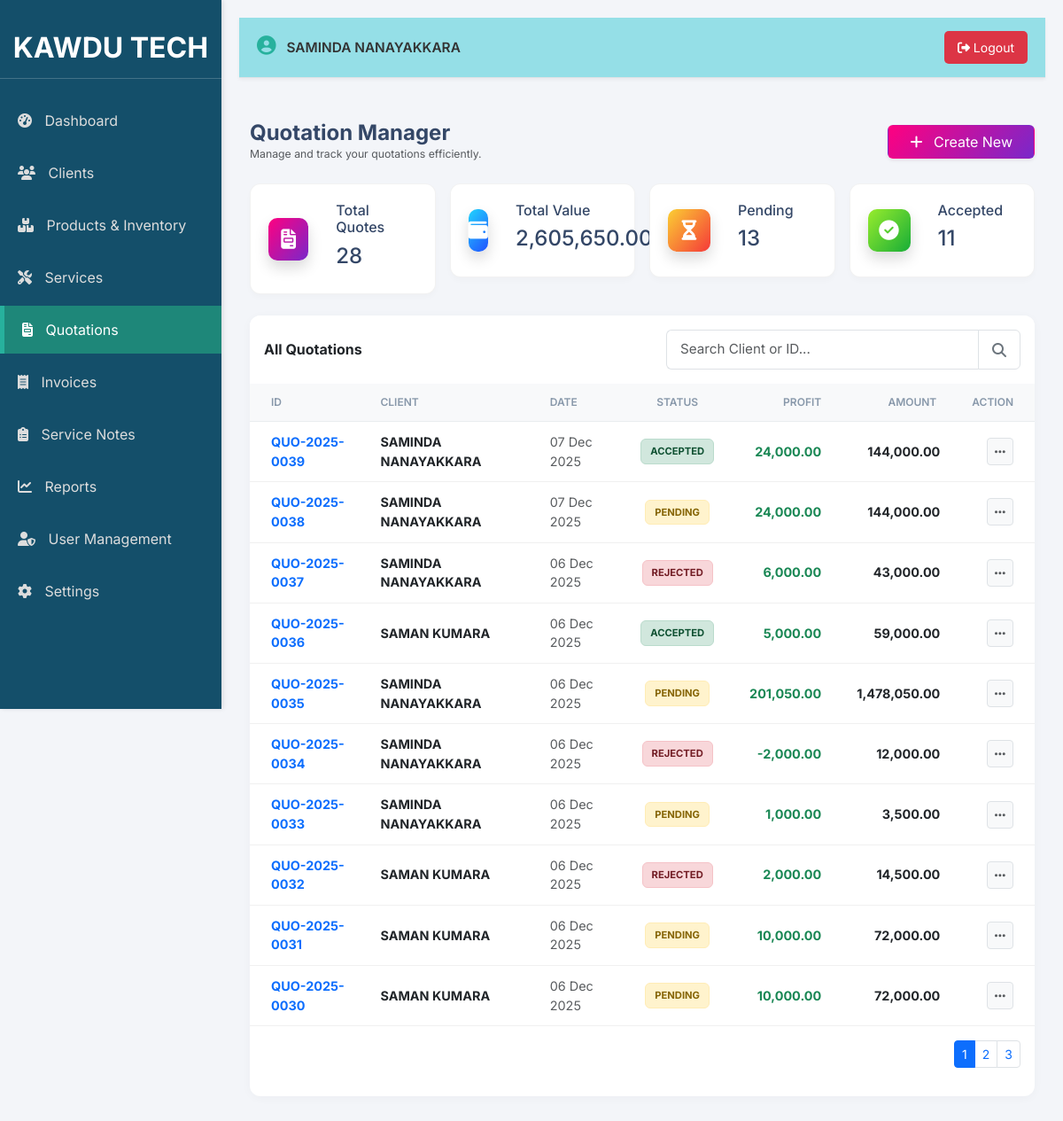
Screenshot of /quotations.php (signed in) with the database file from the repository.
### tables this page shows
CREATE TABLE `quotations` (
  `quotation_id` int(11) NOT NULL,
  `quotation_number` varchar(50) NOT NULL,
  `client_id` int(11) NOT NULL,
  `user_id` int(11) NOT NULL,
  `quotation_date` date NOT NULL,
  `valid_until` date DEFAULT NULL,
  `sub_total` decimal(10,2) NOT NULL DEFAULT 0.00,
  `tax_amount` decimal(10,2) NOT NULL DEFAULT 0.00,
  `grand_total` decimal(10,2) NOT NULL DEFAULT 0.00,
  `status` enum('Pending','Accepted','Rejected') NOT NULL DEFAULT 'Pending',
  `quotation_terms` text DEFAULT NULL,
  `created_at` timestamp NOT NULL DEFAULT current_timestamp()
);

CREATE TABLE `clients` (
  `client_id` int(11) NOT NULL,
  `client_name` varchar(255) NOT NULL,
  `address` text DEFAULT NULL,
  `phone` varchar(20) DEFAULT NULL,
  `email` varchar(100) DEFAULT NULL,
  `whatsapp` varchar(15) DEFAULT NULL,
  `rating` int(1) NOT NULL DEFAULT 5
);

### quotations.php (the view, shortened to what this page needs)
<?php
require_once 'db_connect.php';
$conn = new mysqli($servername, $username, $password, $dbname);
require_once 'header.php';
$stats = ['total' => 0, 'total_val' => 0, 'pending' => 0, 'accepted' => 0];
$res_stats = $conn->query("SELECT COUNT(*) as count, SUM(grand_total) as value, status FROM quotations GROUP BY status");
if($res_stats) { while ($row = $res_stats->fetch_assoc()) { $stats['total'] += $row['count']; $stats['total_val'] += $row['value']; if ($row['status'] == 'Pending') $stats['pending'] = $row['count']; elseif ($row['status'] == 'Accepted') $stats['accepted'] = $row['count']; } }
$grand_total_value = $conn->query("SELECT SUM(grand_total) as val FROM quotations")->fetch_assoc()['val'] ?? 0;
$limit = 10; $page = isset($_GET['page']) ? (int)$_GET['page'] : 1; $start = ($page - 1) * $limit;
$search = isset($_GET['search']) ? $conn->real_escape_string($_GET['search']) : '';
$where = "WHERE 1=1"; if (!empty($search)) { $where .= " AND (q.quotation_number LIKE '%$search%' OR c.client_name LIKE '%$search%')"; }
$sql = "SELECT q.*, c.client_name, (SELECT SUM((qi.unit_price - qi.buy_price) * qi.quantity) FROM quotation_items qi WHERE qi.quotation_id = q.quotation_id) as total_profit FROM quotations q LEFT JOIN clients c ON q.client_id = c.client_id $where ORDER BY q.quotation_id DESC LIMIT $start, $limit";
$result = $conn->query($sql);
$total_records = $conn->query("SELECT COUNT(*) as count FROM quotations q LEFT JOIN clients c ON q.client_id = c.client_id $where")->fetch_assoc()['count'];
$total_pages = ceil($total_records / $limit);
?>
<link href="https://cdn.jsdelivr.net/npm/select2@4.1.0-rc.0/dist/css/select2.min.css" rel="stylesheet" />
<link href="https://cdn.jsdelivr.net/npm/select2-bootstrap-5-theme@1.3.0/dist/select2-bootstrap-5-theme.min.css" rel="stylesheet" />
<div class="container-fluid py-4">
    <div class="d-flex justify-content-between align-items-center mb-4">
        <div><h4 class="mb-0 fw-bold">Quotation Manager</h4><p class="text-muted small mb-0">Manage and track your quotations efficiently.</p></div>
        <button class="btn bg-gradient-primary text-white shadow-sm px-4" onclick="openCreateModal()"><i class="fas fa-plus me-2"></i> Create New</button>
    </div>
    <div class="row g-3 mb-4">
        <div class="col-xl-3 col-sm-6"><div class="stat-card"><div class="icon-shape bg-gradient-primary shadow"><i class="fas fa-file-invoice"></i></div><div class="ms-3"><h6>Total Quotes</h6><h4><?php echo number_format($stats['total']); ?></h4></div></div></div>
        <div class="col-xl-3 col-sm-6"><div class="stat-card"><div class="icon-shape bg-gradient-info shadow"><i class="fas fa-wallet"></i></div><div class="ms-3"><h6>Total Value</h6><h4><?php echo number_format($grand_total_value, 2); ?></h4></div></div></div>
        <div class="col-xl-3 col-sm-6"><div class="stat-card"><div class="icon-shape bg-gradient-warning shadow"><i class="fas fa-hourglass-half"></i></div><div class="ms-3"><h6>Pending</h6><h4><?php echo number_format($stats['pending']); ?></h4></div></div></div>
        <div class="col-xl-3 col-sm-6"><div class="stat-card"><div class="icon-shape bg-gradient-success shadow"><i class="fas fa-check-circle"></i></div><div class="ms-3"><h6>Accepted</h6><h4><?php echo number_format($stats['accepted']); ?></h4></div></div></div>
    </div>
    <div class="card card-table">
        <div class="card-header bg-white border-bottom-0 pb-0 pt-3">
            <div class="d-flex justify-content-between align-items-center">
                <h6 class="mb-0 fw-bold">All Quotations</h6>
                <form method="GET" id="searchForm" class="search-group">
                    <div class="input-group">
                        <input type="text" id="mainSearch" name="search" class="form-control form-control-search" placeholder="Search Client or ID..." value="<?php echo htmlspecialchars($search); ?>" autocomplete="off">
                        <button class="btn btn-search" type="submit"><i class="fas fa-search"></i></button>
                    </div>
                </form>
            </div>
        </div>
        <div class="card-body px-0 pt-3">
            <div class="table-responsive" style="min-height: 400px;">
                <table class="table table-hover align-middle mb-0">
                    <thead><tr>
                        <th class="ps-4">ID</th>
                        <th>Client</th>
                        <th>Date</th>
                        <th class="text-center">Status</th>
                        <?php if($userType === 'Admin'): ?>
                        <th class="text-end">Profit</th>
                        <?php endif; ?>
                        <th class="text-end">Amount</th>
                        <th class="text-end pe-4">Action</th>
                    </tr></thead>
                    <tbody><?php if ($result && $result->num_rows > 0): while ($row = $result->fetch_assoc()): ?><tr>
                        <td class="ps-4 fw-bold text-primary"><?php echo $row['quotation_number']; ?></td>
                        <td><div class="fw-bold text-dark"><?php echo htmlspecialchars($row['client_name'] ?? 'Unknown'); ?></div></td>
                        <td class="text-muted small"><?php echo date('d M Y', strtotime($row['quotation_date'])); ?></td>
                        <td class="text-center"><?php $s = $row['status']; $cls = ($s=='Accepted')?'status-accepted':(($s=='Rejected')?'status-rejected':'status-pending'); ?><span class="badge-status <?php echo $cls; ?>"><?php echo $s; ?></span></td>
                        <?php if($userType === 'Admin'): ?>
                        <td class="text-end fw-bold text-success"><?php echo number_format($row['total_profit'] ?? 0, 2); ?></td>
                        <?php endif; ?>
                        <td class="text-end fw-bold text-dark pe-3"><?php echo number_format($row['grand_total'], 2); ?></td>
                        <td class="text-end pe-4"><button class="btn btn-sm btn-light border" onclick="openActionDrawer('<?php echo $row['quotation_id']; ?>', '<?php echo $row['quotation_number']; ?>', '<?php echo $row['status']; ?>')"><i class="fas fa-ellipsis-h text-muted"></i></button></td>
                    </tr><?php endwhile; else: ?><tr><td colspan="7" class="text-center py-5 text-muted">No records found.</td></tr><?php endif; ?></tbody>
                </table>
            </div>
            <?php if ($total_pages > 1): ?><div class="d-flex justify-content-end p-3"><nav><ul class="pagination pagination-sm mb-0"><?php for ($i=1; $i<=$total_pages; $i++): ?><li class="page-item <?php echo ($i==$page)?'active':''; ?>"><a class="page-link" href="?page=<?php echo $i; ?>"><?php echo $i; ?></a></li><?php endfor; ?></ul></nav></div><?php endif; ?>
        </div>
    </div>
</div>
<?php $conn->close(); require_once 'footer.php'; ?>

### styles.css (style rules this page uses)
:root { --sidebar-bg: #144f6a; --primary-color: #27b19d; --accent-color: #1e8779; --light-grey-bg: #f0f0f0; --secondary-bg: #f8f9fa; --modal-bg: #f0f0f0; --header-bg: #d4edda; --header-text: #155724; --sidebar-width: 250px; --top-nav-bg: #95dfe7; --icon-area-bg: #9dadc1; }
body { background-color: var(--secondary-bg); font-family: 'Noto Sans Sinhala', 'Roboto', sans-serif; font-size: 14px; margin: 0; padding: 0; }

### quotations.php (style rules this page uses)
body { background-color: #f3f5f9; font-family: 'Inter', sans-serif; color: #344767; }
.stat-card { background: #fff; border-radius: 12px; padding: 20px; box-shadow: 0 4px 6px rgba(0,0,0,0.02); border: 1px solid rgba(0,0,0,0.05); display: flex; align-items: center; transition: 0.2s; }
.icon-shape { width: 48px; height: 48px; border-radius: 10px; display: flex; align-items: center; justify-content: center; margin-right: 15px; font-size: 1.4rem; color: #fff; }
.bg-gradient-primary { background: linear-gradient(310deg, #7928ca, #ff0080); }
.bg-gradient-success { background: linear-gradient(310deg, #17ad37, #98ec2d); }
.bg-gradient-info { background: linear-gradient(310deg, #2152ff, #21d4fd); }
.bg-gradient-warning { background: linear-gradient(310deg, #f53939, #fbcf33); }
.card-table { background: #fff; border-radius: 12px; border: none; box-shadow: 0 2px 12px rgba(0,0,0,0.03); overflow: hidden; }
.table thead th { background-color: #f8f9fa; color: #8898aa; font-weight: 600; text-transform: uppercase; font-size: 0.75rem; padding: 12px 20px; border-bottom: 1px solid #e9ecef; }
.table tbody td { padding: 12px 20px; vertical-align: middle; border-bottom: 1px solid #f0f0f0; font-size: 0.9rem; color: #495057; }
.badge-status { padding: 5px 10px; border-radius: 6px; font-size: 0.7rem; font-weight: 700; text-transform: uppercase; display: inline-flex; align-items: center; }
.status-accepted { background: #d1e7dd; color: #0f5132; border: 1px solid #badbcc; }
.status-pending { background: #fff3cd; color: #856404; border: 1px solid #ffecb5; }
.status-rejected { background: #f8d7da; color: #721c24; border: 1px solid #f5c2c7; }
.search-group { position: relative; width: 100%; max-width: 400px; }
.form-control-search { border-radius: 6px 0 0 6px !important; border: 1px solid #dee2e6; border-right: none; padding: 10px 15px; font-size: 0.95rem; box-shadow: none !important; padding-right: 40px; }
.btn-search { border-radius: 0 6px 6px 0 !important; border: 1px solid #dee2e6; background: #fff; color: #6c757d; padding: 0 15px; z-index: 10; }

### rows the page displays
quotations: quotation_number "QUO-2025-0039", client.client_name "SAMINDA NANAYAKKARA", quotation_date "07 Dec 2025", status "ACCEPTED", total_profit "24,000.00", grand_total "144,000.00"
quotations: quotation_number "QUO-2025-0038", client.client_name "SAMINDA NANAYAKKARA", quotation_date "07 Dec 2025", status "PENDING", total_profit "24,000.00", grand_total "144,000.00"
quotations: quotation_number "QUO-2025-0037", client.client_name "SAMINDA NANAYAKKARA", quotation_date "06 Dec 2025", status "REJECTED", total_profit "6,000.00", grand_total "43,000.00"
quotations: quotation_number "QUO-2025-0036", client.client_name "SAMAN KUMARA", quotation_date "06 Dec 2025", status "ACCEPTED", total_profit "5,000.00", grand_total "59,000.00"
quotations: quotation_number "QUO-2025-0035", client.client_name "SAMINDA NANAYAKKARA", quotation_date "06 Dec 2025", status "PENDING", total_profit "201,050.00", grand_total "1,478,050.00"
quotations: quotation_number "QUO-2025-0034", client.client_name "SAMINDA NANAYAKKARA", quotation_date "06 Dec 2025", status "REJECTED", total_profit "-2,000.00", grand_total "12,000.00"
quotations: quotation_number "QUO-2025-0033", client.client_name "SAMINDA NANAYAKKARA", quotation_date "06 Dec 2025", status "PENDING", total_profit "1,000.00", grand_total "3,500.00"
quotations: quotation_number "QUO-2025-0032", client.client_name "SAMAN KUMARA", quotation_date "06 Dec 2025", status "REJECTED", total_profit "2,000.00", grand_total "14,500.00"
quotations: quotation_number "QUO-2025-0031", client.client_name "SAMAN KUMARA", quotation_date "06 Dec 2025", status "PENDING", total_profit "10,000.00", grand_total "72,000.00"
quotations: quotation_number "QUO-2025-0030", client.client_name "SAMAN KUMARA", quotation_date "06 Dec 2025", status "PENDING", total_profit "10,000.00", grand_total "72,000.00"

### other values shown
$userName "SAMINDA NANAYAKKARA"
$stats['total'] "28"
$grand_total_value "2,605,650.00"
$stats['pending'] "13"
$stats['accepted'] "11"
